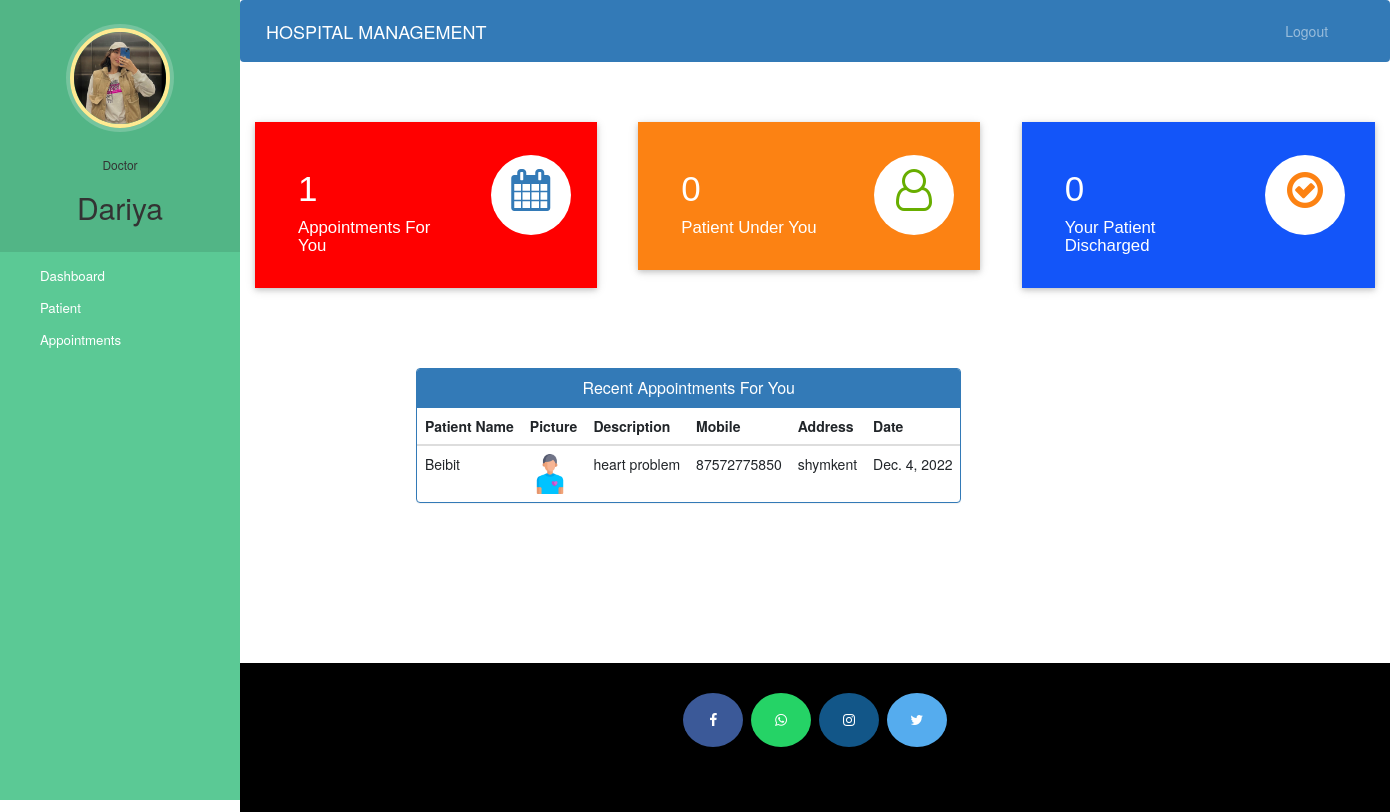
/doctor-dashboard (signed in), run on the app's committed database.
### hospital/models.py (models this page shows, shortened)
class Doctor(models.Model):
    user=models.OneToOneField(User,on_delete=models.CASCADE)
    profile_pic= models.ImageField(upload_to='profile_pic/DoctorProfilePic/',null=True,blank=True)
    address = models.CharField(max_length=40)
    mobile = models.CharField(max_length=20,null=True)
    department= models.CharField(max_length=50,choices=departments,default='Cardiologist')
    status=models.BooleanField(default=False)

class Appointment(models.Model):
    patientId=models.PositiveIntegerField(null=True)
    doctorId=models.PositiveIntegerField(null=True)
    patientName=models.CharField(max_length=40,null=True)
    doctorName=models.CharField(max_length=40,null=True)
    appointmentDate=models.DateField(auto_now=True)
    description=models.TextField(max_length=500)
    status=models.BooleanField(default=False)

class Patient(models.Model):
    user=models.OneToOneField(User,on_delete=models.CASCADE)
    profile_pic= models.ImageField(upload_to='profile_pic/PatientProfilePic/',null=True,blank=True)
    address = models.CharField(max_length=40)
    mobile = models.CharField(max_length=20,null=False)
    symptoms = models.CharField(max_length=100,null=False)
    assignedDoctorId = models.PositiveIntegerField(null=True)
    admitDate=models.DateField(auto_now=True)
    status=models.BooleanField(default=False)

### hospital/views.py (the view)
# urls.py: path('doctor-dashboard', views.doctor_dashboard_view,name='doctor-dashboard'),
@login_required(login_url='doctorlogin')
@user_passes_test(is_doctor)
def doctor_dashboard_view(request):
    patientcount=models.Patient.objects.all().filter(status=True,assignedDoctorId=request.user.id).count()
    appointmentcount=models.Appointment.objects.all().filter(status=True,doctorId=request.user.id).count()
    patientdischarged=models.PatientDischargeDetails.objects.all().distinct().filter(assignedDoctorName=request.user.first_name).count()
    appointments=models.Appointment.objects.all().filter(status=True,doctorId=request.user.id).order_by('-id')
    patientid=[]
    for a in appointments:
        patientid.append(a.patientId)
    patients=models.Patient.objects.all().filter(status=True,user_id__in=patientid).order_by('-id')
    appointments=zip(appointments,patients)
    mydict={
    'patientcount':patientcount,
    'appointmentcount':appointmentcount,
    'patientdischarged':patientdischarged,
    'appointments':appointments,
    'doctor':models.Doctor.objects.get(user_id=request.user.id), #for profile picture of doctor in sidebar
    }
    return render(request,'hospital/doctor_dashboard.html',context=mydict)

### hospital/views.py (called while the page is built)
def is_doctor(user):
    return user.groups.filter(name='DOCTOR').exists()

### templates/hospital/doctor_dashboard.html
{% extends 'hospital/doctor_base.html' %}
{% load static %}
{% block content %}
{%include 'hospital/doctor_dashboard_cards.html'%}
<br><br><br><br>
<div class="container">
  <div class="row">
    <div class="panel panel-primary" style="margin-left:15%;">
      <div class="panel-heading" style="text-align:center;">
        <h6 class="panel-title">Recent Appointments For You</h6>
      </div>
      <table class="table table-hover" id="dev-table">
        <thead>
          <tr>
            <th>Patient Name</th>
            <th>Picture</th>
            <th>Description</th>
            <th>Mobile</th>
            <th>Address</th>
            <th>Date</th>
          </tr>
        </thead>
        {% for a,p in appointments %}
        <tr>
          <td>{{a.patientName}}</td>
          <td> <img src="{% static p.profile_pic.url %}" alt="Profile Pic" height="40px" width="40px" /></td>
          <td>{{a.description}}</td>
          <td>{{p.mobile}}</td>
          <td>{{p.address}}</td>
          <td>{{a.appointmentDate}}</td>
        </tr>
        {% endfor %}
      </table>
    </div>
  </div>
</div>
{% endblock content %}

### templates/hospital/doctor_base.html (shortened to what this page needs)
<!DOCTYPE html>
{% load static %}
<html lang="en">
<head>
  <link rel="stylesheet" href="https://stackpath.bootstrapcdn.com/bootstrap/4.3.1/css/bootstrap.min.css">
  <link rel="stylesheet" href="https://maxcdn.bootstrapcdn.com/font-awesome/4.7.0/css/font-awesome.min.css">
</head>
<body>
  <nav class="menu" tabindex="0">
    <header class="avatar">
      <img src="{% static doctor.profile_pic.url %}" alt="Profile Pic" />
      <br><br>
      <h6>Doctor</h6>
      <h2>{{request.user.first_name}}</h2>
    </header>
    <ul>
      <li tabindex="0" class="icon-dashboard"> <a style="color:white; text-decoration:none;" href="/doctor-dashboard"><span>Dashboard</span></a> </li>
      <li tabindex="0" class="icon-users"> <a style="color:white; text-decoration:none;" href="/doctor-patient"><span>Patient</span></a></li>
      <li tabindex="0" class="icon-calendar"> <a style="color:white; text-decoration:none;" href="/doctor-appointment"><span>Appointments</span></a></li>
    </ul>
  </nav>
  <main>
    <div class="bs-example">
      <nav class="navbar navbar-expand-md  navbar-dark fixed-top" style="background:#337AB7;">
        <a href="/doctor-dashboard" class="navbar-brand">HOSPITAL MANAGEMENT</a>
        <div class="collapse navbar-collapse justify-content-between" id="navbarCollapse">
          <div class="navbar-nav" style=" margin-left: 90%;">
            <a href="/logout" class="nav-item nav-link">Logout</a>
          </div>
        </div>
      </nav>
    </div>
    <br><br>
    {% block content %}
    {% endblock content %}
    <br><br><br><br><br><br><br>
    <footer>
      <p>
        <a id="ftr" href="https://facebook.com/sumit.luv/" class="fa fa-facebook"></a>
        <a id="ftr" href="https://api.whatsapp.com/send?phone=919572181024&text=Hello%20Sumit.%0d%0aHow%20are%20you%20%3f%0d%0aI%20came%20from%20your%20website.&source=&data=#" class="fa fa-whatsapp"></a>
        <a id="ftr" href="https://instagram.com/sumit.luv" class="fa fa-instagram"></a>
        <a id="ftr" href="https://twitter.com/sumitkumar1503" class="fa fa-twitter"></a>
      </p>
      <br>
      <div class="container">
        <div class="row">
          <div class="col-md-12 col-sm-12">
            <div style="color:#ffffff;" class="wow fadeInUp footer-copyright">
              <p><br>
           </p>
            </div>
          </div>
        </div>
      </div>
    </footer>
  </main>
</body>
</html>

### templates/hospital/doctor_base.html (style rules this page uses)
a:link { text-decoration: none; }
a { color: white; }
footer { padding: 0px 0px 0px 0px; background-color: black; margin: 0px; }
#ftr { padding: 20px; }
.fa { font-size: 23px; width: 60px; text-align: center; text-decoration: none; margin: 5px 2px; border-radius: 50%; }
.fa-facebook { background: #3B5998; color: white; margin-top: 30px; }
.fa-whatsapp { background: #25d366; color: white; }
.fa-twitter { background: #55ACEE; color: white; }
.fa-instagram { background: #125688; color: white; }
p { text-align: center; }
body { padding-left: 240px; }
main { position: relative; height: 100vh; }
.menu { background: #5bc995; height: 100vh; width: 240px; position: fixed; top: 0px; left: 0; z-index: 5; outline: none; }
.menu .avatar { background: rgba(0, 0, 0, 0.1); padding: 2em 0.5em; text-align: center; }
.menu .avatar img { width: 100px; border-radius: 50%; overflow: hidden; border: 4px solid #ffea92; box-shadow: 0 0 0 4px rgba(255, 255, 255, 0.2); }
.menu .avatar h2 { font-weight: normal; margin-bottom: 0; }
.menu ul { list-style: none; padding: 0.5em 0; margin: 0; }
.menu ul li { padding: 0.5em 1em 0.5em 3em; font-size: 0.95em; font-weight: regular; background-repeat: no-repeat; background-position: left 15px center; background-size: auto 20px; transition: all 0.15s linear; cursor: pointer; }
.menu ul li.icon-dashboard { background-image: url("http://www.entypo.com/images//gauge.svg"); }
.menu ul li.icon-users { background-image: url("http://www.entypo.com/images//users.svg"); }
.menu ul li.icon-calendar { background-image: url("http://www.entypo.com/images//calendar.svg"); }

### data on the page
Doctor: profile_pic (picture)
Appointment: patientName "Beibit", profile_pic (picture), description "heart problem", mobile "87572775850", address "shymkent", appointmentDate "Dec. 4, 2022"

### other printed values
{{ request.user.first_name }} "Dariya"
{{ appointmentcount }} "1"
{{ patientcount }} "0"
{{ patientdischarged }} "0"
